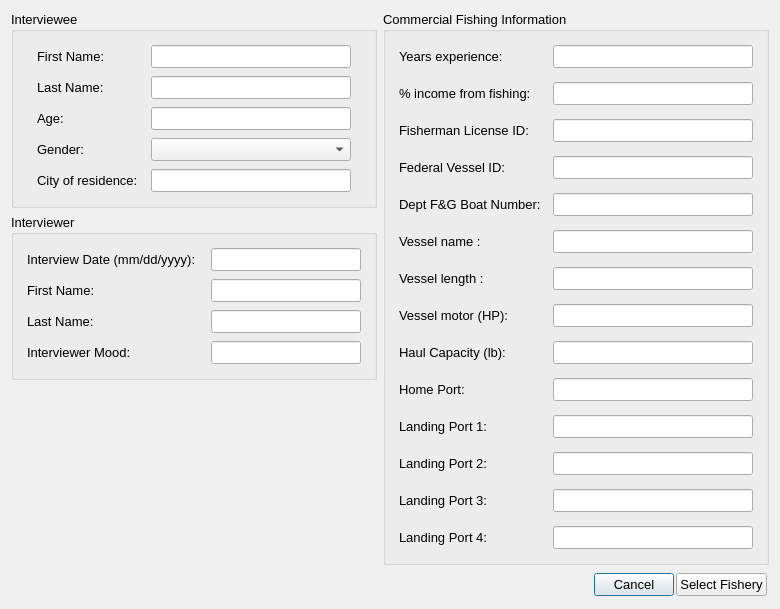
<ui version="4.0" >
 <author>Aaron Racicot</author>
 <class>InterviewStart</class>
 <widget class="QDialog" name="InterviewStart" >
  <property name="geometry" >
   <rect>
    <x>0</x>
    <y>0</y>
    <width>774</width>
    <height>606</height>
   </rect>
  </property>
  <property name="windowTitle" >
   <string>OpenOceanMap - Interview</string>
  </property>
  <layout class="QVBoxLayout" name="verticalLayout_3" >
   <item>
    <layout class="QHBoxLayout" name="horizontalLayout" >
     <item>
      <layout class="QVBoxLayout" name="verticalLayout_6" >
       <item>
        <layout class="QVBoxLayout" name="verticalLayout_4" >
         <item>
          <widget class="QGroupBox" name="interviewee" >
           <property name="font" >
            <font>
             <pointsize>10</pointsize>
            </font>
           </property>
           <property name="title" >
            <string>Interviewee</string>
           </property>
           <layout class="QVBoxLayout" name="verticalLayout_2" >
            <property name="spacing" >
             <number>0</number>
            </property>
            <item>
             <widget class="QWidget" native="1" name="interviewee_first_name" >
              <layout class="QHBoxLayout" >
               <property name="spacing" >
                <number>4</number>
               </property>
               <property name="margin" >
                <number>4</number>
               </property>
               <item>
                <widget class="QLabel" name="interviewee_first_name_text" >
                 <property name="minimumSize" >
                  <size>
                   <width>100</width>
                   <height>0</height>
                  </size>
                 </property>
                 <property name="maximumSize" >
                  <size>
                   <width>100</width>
                   <height>16777215</height>
                  </size>
                 </property>
                 <property name="text" >
                  <string>First Name:</string>
                 </property>
                </widget>
               </item>
               <item>
                <widget class="QLineEdit" name="interviewee_first_name_line" >
                 <property name="enabled" >
                  <bool>true</bool>
                 </property>
                 <property name="minimumSize" >
                  <size>
                   <width>200</width>
                   <height>0</height>
                  </size>
                 </property>
                 <property name="maximumSize" >
                  <size>
                   <width>200</width>
                   <height>16777215</height>
                  </size>
                 </property>
                 <property name="text" >
                  <string/>
                 </property>
                </widget>
               </item>
              </layout>
             </widget>
            </item>
            <item>
             <widget class="QWidget" native="1" name="interviewee_last_name" >
              <layout class="QHBoxLayout" >
               <property name="spacing" >
                <number>4</number>
               </property>
               <property name="margin" >
                <number>4</number>
               </property>
               <item>
                <widget class="QLabel" name="interviewee_last_name_text" >
                 <property name="minimumSize" >
                  <size>
                   <width>100</width>
                   <height>0</height>
                  </size>
                 </property>
                 <property name="maximumSize" >
                  <size>
                   <width>100</width>
                   <height>16777215</height>
                  </size>
                 </property>
                 <property name="text" >
                  <string>Last Name:</string>
                 </property>
                </widget>
               </item>
               <item>
                <widget class="QLineEdit" name="interviewee_last_name_line" >
                 <property name="enabled" >
                  <bool>true</bool>
                 </property>
                 <property name="minimumSize" >
                  <size>
                   <width>200</width>
                   <height>0</height>
                  </size>
                 </property>
                 <property name="maximumSize" >
                  <size>
                   <width>200</width>
                   <height>16777215</height>
                  </size>
                 </property>
                 <property name="text" >
                  <string/>
                 </property>
                </widget>
               </item>
              </layout>
             </widget>
            </item>
            <item>
             <widget class="QWidget" native="1" name="age" >
              <layout class="QHBoxLayout" >
               <property name="spacing" >
                <number>4</number>
               </property>
               <property name="margin" >
                <number>4</number>
               </property>
               <item>
                <widget class="QLabel" name="age_text" >
                 <property name="minimumSize" >
                  <size>
                   <width>100</width>
                   <height>0</height>
                  </size>
                 </property>
                 <property name="maximumSize" >
                  <size>
                   <width>100</width>
                   <height>16777215</height>
                  </size>
                 </property>
                 <property name="text" >
                  <string>Age:</string>
                 </property>
                </widget>
               </item>
               <item>
                <widget class="QLineEdit" name="age_line" >
                 <property name="enabled" >
                  <bool>true</bool>
                 </property>
                 <property name="minimumSize" >
                  <size>
                   <width>200</width>
                   <height>0</height>
                  </size>
                 </property>
                 <property name="maximumSize" >
                  <size>
                   <width>200</width>
                   <height>16777215</height>
                  </size>
                 </property>
                 <property name="text" >
                  <string/>
                 </property>
                </widget>
               </item>
              </layout>
             </widget>
            </item>
            <item>
             <widget class="QWidget" native="1" name="gender" >
              <layout class="QHBoxLayout" >
               <property name="spacing" >
                <number>4</number>
               </property>
               <property name="margin" >
                <number>4</number>
               </property>
               <item>
                <widget class="QLabel" name="gender_text" >
                 <property name="minimumSize" >
                  <size>
                   <width>100</width>
                   <height>0</height>
                  </size>
                 </property>
                 <property name="maximumSize" >
                  <size>
                   <width>100</width>
                   <height>16777215</height>
                  </size>
                 </property>
                 <property name="text" >
                  <string>Gender:</string>
                 </property>
                </widget>
               </item>
               <item>
                <widget class="QComboBox" name="gender_comboBox" >
                 <property name="maximumSize" >
                  <size>
                   <width>200</width>
                   <height>16777215</height>
                  </size>
                 </property>
                 <item>
                  <property name="text" >
                   <string/>
                  </property>
                 </item>
                 <item>
                  <property name="text" >
                   <string>Male</string>
                  </property>
                 </item>
                 <item>
                  <property name="text" >
                   <string>Female</string>
                  </property>
                 </item>
                </widget>
               </item>
              </layout>
             </widget>
            </item>
            <item>
             <widget class="QWidget" native="1" name="age_2" >
              <layout class="QHBoxLayout" name="_2" >
               <property name="spacing" >
                <number>4</number>
               </property>
               <property name="margin" >
                <number>4</number>
               </property>
               <item>
                <widget class="QLabel" name="city_text" >
                 <property name="minimumSize" >
                  <size>
                   <width>100</width>
                   <height>0</height>
                  </size>
                 </property>
                 <property name="maximumSize" >
                  <size>
                   <width>100</width>
                   <height>16777215</height>
                  </size>
                 </property>
                 <property name="text" >
                  <string>City of residence:</string>
                 </property>
                </widget>
               </item>
               <item>
                <widget class="QLineEdit" name="city_line" >
                 <property name="enabled" >
                  <bool>true</bool>
                 </property>
                 <property name="minimumSize" >
                  <size>
                   <width>200</width>
                   <height>0</height>
                  </size>
                 </property>
                 <property name="maximumSize" >
                  <size>
                   <width>200</width>
                   <height>16777215</height>
                  </size>
                 </property>
                 <property name="text" >
                  <string/>
                 </property>
                </widget>
               </item>
              </layout>
             </widget>
            </item>
           </layout>
          </widget>
         </item>
         <item>
          <widget class="QGroupBox" name="interviewee_2" >
           <property name="font" >
            <font>
             <pointsize>10</pointsize>
            </font>
           </property>
           <property name="title" >
            <string>Interviewer</string>
           </property>
           <layout class="QVBoxLayout" name="verticalLayout_5" >
            <property name="spacing" >
             <number>0</number>
            </property>
            <item>
             <widget class="QWidget" native="1" name="interviewee_first_name_2" >
              <layout class="QHBoxLayout" name="_3" >
               <property name="spacing" >
                <number>4</number>
               </property>
               <property name="margin" >
                <number>4</number>
               </property>
               <item>
                <widget class="QLabel" name="date_text" >
                 <property name="minimumSize" >
                  <size>
                   <width>180</width>
                   <height>0</height>
                  </size>
                 </property>
                 <property name="maximumSize" >
                  <size>
                   <width>180</width>
                   <height>16777215</height>
                  </size>
                 </property>
                 <property name="text" >
                  <string>Interview Date (mm/dd/yyyy):</string>
                 </property>
                </widget>
               </item>
               <item>
                <widget class="QLineEdit" name="date_line" >
                 <property name="enabled" >
                  <bool>true</bool>
                 </property>
                 <property name="minimumSize" >
                  <size>
                   <width>150</width>
                   <height>0</height>
                  </size>
                 </property>
                 <property name="maximumSize" >
                  <size>
                   <width>150</width>
                   <height>16777215</height>
                  </size>
                 </property>
                 <property name="text" >
                  <string/>
                 </property>
                </widget>
               </item>
              </layout>
              <zorder>date_text</zorder>
              <zorder>date_line</zorder>
              <zorder>vessel_info</zorder>
             </widget>
            </item>
            <item>
             <widget class="QWidget" native="1" name="interviewee_first_name_3" >
              <layout class="QHBoxLayout" name="_8" >
               <property name="spacing" >
                <number>4</number>
               </property>
               <property name="margin" >
                <number>4</number>
               </property>
               <item>
                <widget class="QLabel" name="interviewer1_first_name_text" >
                 <property name="minimumSize" >
                  <size>
                   <width>180</width>
                   <height>0</height>
                  </size>
                 </property>
                 <property name="maximumSize" >
                  <size>
                   <width>180</width>
                   <height>16777215</height>
                  </size>
                 </property>
                 <property name="text" >
                  <string>First Name:</string>
                 </property>
                </widget>
               </item>
               <item>
                <widget class="QLineEdit" name="interviewer1_first_name_line" >
                 <property name="enabled" >
                  <bool>true</bool>
                 </property>
                 <property name="minimumSize" >
                  <size>
                   <width>150</width>
                   <height>0</height>
                  </size>
                 </property>
                 <property name="maximumSize" >
                  <size>
                   <width>150</width>
                   <height>16777215</height>
                  </size>
                 </property>
                 <property name="text" >
                  <string/>
                 </property>
                </widget>
               </item>
              </layout>
             </widget>
            </item>
            <item>
             <widget class="QWidget" native="1" name="interviewee_first_name_4" >
              <layout class="QHBoxLayout" name="_9" >
               <property name="spacing" >
                <number>4</number>
               </property>
               <property name="margin" >
                <number>4</number>
               </property>
               <item>
                <widget class="QLabel" name="interviewer1_last_name_text" >
                 <property name="minimumSize" >
                  <size>
                   <width>180</width>
                   <height>0</height>
                  </size>
                 </property>
                 <property name="maximumSize" >
                  <size>
                   <width>180</width>
                   <height>16777215</height>
                  </size>
                 </property>
                 <property name="text" >
                  <string>Last Name:</string>
                 </property>
                </widget>
               </item>
               <item>
                <widget class="QLineEdit" name="interviewer1_last_name_line" >
                 <property name="enabled" >
                  <bool>true</bool>
                 </property>
                 <property name="minimumSize" >
                  <size>
                   <width>150</width>
                   <height>0</height>
                  </size>
                 </property>
                 <property name="maximumSize" >
                  <size>
                   <width>150</width>
                   <height>16777215</height>
                  </size>
                 </property>
                 <property name="text" >
                  <string/>
                 </property>
                </widget>
               </item>
              </layout>
             </widget>
            </item>
            <item>
             <widget class="QWidget" native="1" name="interviewee_first_name_5" >
              <layout class="QHBoxLayout" name="_10" >
               <property name="spacing" >
                <number>4</number>
               </property>
               <property name="margin" >
                <number>4</number>
               </property>
               <item>
                <widget class="QLabel" name="mood_text" >
                 <property name="minimumSize" >
                  <size>
                   <width>180</width>
                   <height>0</height>
                  </size>
                 </property>
                 <property name="maximumSize" >
                  <size>
                   <width>180</width>
                   <height>16777215</height>
                  </size>
                 </property>
                 <property name="text" >
                  <string>Interviewer Mood:</string>
                 </property>
                </widget>
               </item>
               <item>
                <widget class="QLineEdit" name="mood_line" >
                 <property name="enabled" >
                  <bool>true</bool>
                 </property>
                 <property name="minimumSize" >
                  <size>
                   <width>150</width>
                   <height>0</height>
                  </size>
                 </property>
                 <property name="maximumSize" >
                  <size>
                   <width>150</width>
                   <height>16777215</height>
                  </size>
                 </property>
                 <property name="text" >
                  <string/>
                 </property>
                </widget>
               </item>
              </layout>
             </widget>
            </item>
           </layout>
          </widget>
         </item>
        </layout>
       </item>
       <item>
        <spacer name="verticalSpacer" >
         <property name="orientation" >
          <enum>Qt::Vertical</enum>
         </property>
         <property name="sizeHint" stdset="0" >
          <size>
           <width>20</width>
           <height>40</height>
          </size>
         </property>
        </spacer>
       </item>
      </layout>
     </item>
     <item>
      <widget class="QGroupBox" name="vessel_info" >
       <property name="font" >
        <font>
         <pointsize>10</pointsize>
        </font>
       </property>
       <property name="title" >
        <string>Commercial Fishing Information</string>
       </property>
       <layout class="QVBoxLayout" name="verticalLayout" >
        <item>
         <widget class="QWidget" native="1" name="home_port_5" >
          <property name="font" >
           <font>
            <pointsize>10</pointsize>
           </font>
          </property>
          <layout class="QHBoxLayout" name="_11" >
           <property name="spacing" >
            <number>4</number>
           </property>
           <property name="margin" >
            <number>4</number>
           </property>
           <item>
            <widget class="QLabel" name="years_text" >
             <property name="minimumSize" >
              <size>
               <width>150</width>
               <height>0</height>
              </size>
             </property>
             <property name="maximumSize" >
              <size>
               <width>150</width>
               <height>16777215</height>
              </size>
             </property>
             <property name="font" >
              <font>
               <pointsize>10</pointsize>
              </font>
             </property>
             <property name="text" >
              <string>Years experience:</string>
             </property>
            </widget>
           </item>
           <item>
            <widget class="QLineEdit" name="years_line" >
             <property name="enabled" >
              <bool>true</bool>
             </property>
             <property name="minimumSize" >
              <size>
               <width>100</width>
               <height>0</height>
              </size>
             </property>
             <property name="maximumSize" >
              <size>
               <width>200</width>
               <height>16777215</height>
              </size>
             </property>
             <property name="font" >
              <font>
               <pointsize>10</pointsize>
              </font>
             </property>
             <property name="text" >
              <string/>
             </property>
            </widget>
           </item>
          </layout>
         </widget>
        </item>
        <item>
         <widget class="QWidget" native="1" name="home_port_2" >
          <property name="font" >
           <font>
            <pointsize>10</pointsize>
           </font>
          </property>
          <layout class="QHBoxLayout" name="_4" >
           <property name="spacing" >
            <number>4</number>
           </property>
           <property name="margin" >
            <number>4</number>
           </property>
           <item>
            <widget class="QLabel" name="perc_income_text" >
             <property name="minimumSize" >
              <size>
               <width>150</width>
               <height>0</height>
              </size>
             </property>
             <property name="maximumSize" >
              <size>
               <width>150</width>
               <height>16777215</height>
              </size>
             </property>
             <property name="font" >
              <font>
               <pointsize>10</pointsize>
              </font>
             </property>
             <property name="text" >
              <string>% income from fishing:</string>
             </property>
            </widget>
           </item>
           <item>
            <widget class="QLineEdit" name="perc_income_line" >
             <property name="enabled" >
              <bool>true</bool>
             </property>
             <property name="minimumSize" >
              <size>
               <width>100</width>
               <height>0</height>
              </size>
             </property>
             <property name="maximumSize" >
              <size>
               <width>200</width>
               <height>16777215</height>
              </size>
             </property>
             <property name="font" >
              <font>
               <pointsize>10</pointsize>
              </font>
             </property>
             <property name="text" >
              <string/>
             </property>
            </widget>
           </item>
          </layout>
         </widget>
        </item>
        <item>
         <widget class="QWidget" native="1" name="home_port_3" >
          <property name="font" >
           <font>
            <pointsize>10</pointsize>
           </font>
          </property>
          <layout class="QHBoxLayout" name="_5" >
           <property name="spacing" >
            <number>4</number>
           </property>
           <property name="margin" >
            <number>4</number>
           </property>
           <item>
            <widget class="QLabel" name="fisherman_license_id_text" >
             <property name="minimumSize" >
              <size>
               <width>150</width>
               <height>0</height>
              </size>
             </property>
             <property name="maximumSize" >
              <size>
               <width>150</width>
               <height>16777215</height>
              </size>
             </property>
             <property name="font" >
              <font>
               <pointsize>10</pointsize>
              </font>
             </property>
             <property name="text" >
              <string>Fisherman License ID:</string>
             </property>
            </widget>
           </item>
           <item>
            <widget class="QLineEdit" name="fisherman_license_id_line" >
             <property name="enabled" >
              <bool>true</bool>
             </property>
             <property name="minimumSize" >
              <size>
               <width>200</width>
               <height>0</height>
              </size>
             </property>
             <property name="maximumSize" >
              <size>
               <width>200</width>
               <height>16777215</height>
              </size>
             </property>
             <property name="font" >
              <font>
               <pointsize>10</pointsize>
              </font>
             </property>
             <property name="text" >
              <string/>
             </property>
            </widget>
           </item>
          </layout>
         </widget>
        </item>
        <item>
         <widget class="QWidget" native="1" name="ves_license" >
          <property name="font" >
           <font>
            <pointsize>10</pointsize>
           </font>
          </property>
          <layout class="QHBoxLayout" >
           <property name="spacing" >
            <number>4</number>
           </property>
           <property name="margin" >
            <number>4</number>
           </property>
           <item>
            <widget class="QLabel" name="federal_vessel_id_text" >
             <property name="minimumSize" >
              <size>
               <width>150</width>
               <height>0</height>
              </size>
             </property>
             <property name="maximumSize" >
              <size>
               <width>150</width>
               <height>16777215</height>
              </size>
             </property>
             <property name="font" >
              <font>
               <pointsize>10</pointsize>
              </font>
             </property>
             <property name="text" >
              <string>Federal Vessel ID:</string>
             </property>
            </widget>
           </item>
           <item>
            <widget class="QLineEdit" name="federal_vessel_id_line" >
             <property name="enabled" >
              <bool>true</bool>
             </property>
             <property name="minimumSize" >
              <size>
               <width>200</width>
               <height>0</height>
              </size>
             </property>
             <property name="maximumSize" >
              <size>
               <width>200</width>
               <height>16777215</height>
              </size>
             </property>
             <property name="font" >
              <font>
               <pointsize>10</pointsize>
              </font>
             </property>
             <property name="text" >
              <string/>
             </property>
            </widget>
           </item>
          </layout>
         </widget>
        </item>
        <item>
         <widget class="QWidget" native="1" name="ves_license_2" >
          <property name="font" >
           <font>
            <pointsize>10</pointsize>
           </font>
          </property>
          <layout class="QHBoxLayout" name="_13" >
           <property name="spacing" >
            <number>4</number>
           </property>
           <property name="margin" >
            <number>4</number>
           </property>
           <item>
            <widget class="QLabel" name="state_vessel_id_text" >
             <property name="minimumSize" >
              <size>
               <width>150</width>
               <height>0</height>
              </size>
             </property>
             <property name="maximumSize" >
              <size>
               <width>150</width>
               <height>16777215</height>
              </size>
             </property>
             <property name="font" >
              <font>
               <pointsize>10</pointsize>
              </font>
             </property>
             <property name="text" >
              <string>Dept F&amp;G Boat Number:</string>
             </property>
            </widget>
           </item>
           <item>
            <widget class="QLineEdit" name="state_vessel_id_line" >
             <property name="enabled" >
              <bool>true</bool>
             </property>
             <property name="minimumSize" >
              <size>
               <width>200</width>
               <height>0</height>
              </size>
             </property>
             <property name="maximumSize" >
              <size>
               <width>200</width>
               <height>16777215</height>
              </size>
             </property>
             <property name="font" >
              <font>
               <pointsize>10</pointsize>
              </font>
             </property>
             <property name="text" >
              <string/>
             </property>
            </widget>
           </item>
          </layout>
         </widget>
        </item>
        <item>
         <widget class="QWidget" native="1" name="vessel_length_4" >
          <property name="font" >
           <font>
            <pointsize>10</pointsize>
           </font>
          </property>
          <layout class="QHBoxLayout" name="_6" >
           <property name="spacing" >
            <number>4</number>
           </property>
           <property name="margin" >
            <number>4</number>
           </property>
           <item>
            <widget class="QLabel" name="vessel_length_text_2" >
             <property name="minimumSize" >
              <size>
               <width>150</width>
               <height>0</height>
              </size>
             </property>
             <property name="maximumSize" >
              <size>
               <width>150</width>
               <height>16777215</height>
              </size>
             </property>
             <property name="font" >
              <font>
               <pointsize>10</pointsize>
              </font>
             </property>
             <property name="text" >
              <string>Vessel name :</string>
             </property>
            </widget>
           </item>
           <item>
            <widget class="QLineEdit" name="vessel_name_line" >
             <property name="enabled" >
              <bool>true</bool>
             </property>
             <property name="minimumSize" >
              <size>
               <width>200</width>
               <height>0</height>
              </size>
             </property>
             <property name="maximumSize" >
              <size>
               <width>200</width>
               <height>16777215</height>
              </size>
             </property>
             <property name="font" >
              <font>
               <pointsize>10</pointsize>
              </font>
             </property>
             <property name="text" >
              <string/>
             </property>
            </widget>
           </item>
          </layout>
         </widget>
        </item>
        <item>
         <widget class="QWidget" native="1" name="vessel_length" >
          <property name="font" >
           <font>
            <pointsize>10</pointsize>
           </font>
          </property>
          <layout class="QHBoxLayout" >
           <property name="spacing" >
            <number>4</number>
           </property>
           <property name="margin" >
            <number>4</number>
           </property>
           <item>
            <widget class="QLabel" name="vessel_length_text" >
             <property name="minimumSize" >
              <size>
               <width>150</width>
               <height>0</height>
              </size>
             </property>
             <property name="maximumSize" >
              <size>
               <width>150</width>
               <height>16777215</height>
              </size>
             </property>
             <property name="font" >
              <font>
               <pointsize>10</pointsize>
              </font>
             </property>
             <property name="text" >
              <string>Vessel length :</string>
             </property>
            </widget>
           </item>
           <item>
            <widget class="QLineEdit" name="vessel_length_line" >
             <property name="enabled" >
              <bool>true</bool>
             </property>
             <property name="minimumSize" >
              <size>
               <width>200</width>
               <height>0</height>
              </size>
             </property>
             <property name="maximumSize" >
              <size>
               <width>200</width>
               <height>16777215</height>
              </size>
             </property>
             <property name="font" >
              <font>
               <pointsize>10</pointsize>
              </font>
             </property>
             <property name="text" >
              <string/>
             </property>
            </widget>
           </item>
          </layout>
         </widget>
        </item>
        <item>
         <widget class="QWidget" native="1" name="vessel_length_2" >
          <property name="font" >
           <font>
            <pointsize>10</pointsize>
           </font>
          </property>
          <layout class="QHBoxLayout" name="_14" >
           <property name="spacing" >
            <number>4</number>
           </property>
           <property name="margin" >
            <number>4</number>
           </property>
           <item>
            <widget class="QLabel" name="vessel_motor_text" >
             <property name="minimumSize" >
              <size>
               <width>150</width>
               <height>0</height>
              </size>
             </property>
             <property name="maximumSize" >
              <size>
               <width>150</width>
               <height>16777215</height>
              </size>
             </property>
             <property name="font" >
              <font>
               <pointsize>10</pointsize>
              </font>
             </property>
             <property name="text" >
              <string>Vessel motor (HP):</string>
             </property>
            </widget>
           </item>
           <item>
            <widget class="QLineEdit" name="vessel_motor_line" >
             <property name="enabled" >
              <bool>true</bool>
             </property>
             <property name="minimumSize" >
              <size>
               <width>200</width>
               <height>0</height>
              </size>
             </property>
             <property name="maximumSize" >
              <size>
               <width>200</width>
               <height>16777215</height>
              </size>
             </property>
             <property name="font" >
              <font>
               <pointsize>10</pointsize>
              </font>
             </property>
             <property name="text" >
              <string/>
             </property>
            </widget>
           </item>
          </layout>
         </widget>
        </item>
        <item>
         <widget class="QWidget" native="1" name="vessel_length_3" >
          <property name="font" >
           <font>
            <pointsize>10</pointsize>
           </font>
          </property>
          <layout class="QHBoxLayout" name="_15" >
           <property name="spacing" >
            <number>4</number>
           </property>
           <property name="margin" >
            <number>4</number>
           </property>
           <item>
            <widget class="QLabel" name="haul_capacity_text" >
             <property name="minimumSize" >
              <size>
               <width>150</width>
               <height>0</height>
              </size>
             </property>
             <property name="maximumSize" >
              <size>
               <width>150</width>
               <height>16777215</height>
              </size>
             </property>
             <property name="font" >
              <font>
               <pointsize>10</pointsize>
              </font>
             </property>
             <property name="text" >
              <string>Haul Capacity (lb):</string>
             </property>
            </widget>
           </item>
           <item>
            <widget class="QLineEdit" name="haul_capacity_line" >
             <property name="enabled" >
              <bool>true</bool>
             </property>
             <property name="minimumSize" >
              <size>
               <width>200</width>
               <height>0</height>
              </size>
             </property>
             <property name="maximumSize" >
              <size>
               <width>200</width>
               <height>16777215</height>
              </size>
             </property>
             <property name="font" >
              <font>
               <pointsize>10</pointsize>
              </font>
             </property>
             <property name="text" >
              <string/>
             </property>
            </widget>
           </item>
          </layout>
         </widget>
        </item>
        <item>
         <widget class="QWidget" native="1" name="home_port" >
          <property name="font" >
           <font>
            <pointsize>10</pointsize>
           </font>
          </property>
          <layout class="QHBoxLayout" >
           <property name="spacing" >
            <number>4</number>
           </property>
           <property name="margin" >
            <number>4</number>
           </property>
           <item>
            <widget class="QLabel" name="home_port_text" >
             <property name="minimumSize" >
              <size>
               <width>150</width>
               <height>0</height>
              </size>
             </property>
             <property name="maximumSize" >
              <size>
               <width>150</width>
               <height>16777215</height>
              </size>
             </property>
             <property name="font" >
              <font>
               <pointsize>10</pointsize>
              </font>
             </property>
             <property name="text" >
              <string>Home Port:</string>
             </property>
            </widget>
           </item>
           <item>
            <widget class="QLineEdit" name="home_port_line" >
             <property name="enabled" >
              <bool>true</bool>
             </property>
             <property name="minimumSize" >
              <size>
               <width>200</width>
               <height>0</height>
              </size>
             </property>
             <property name="maximumSize" >
              <size>
               <width>200</width>
               <height>16777215</height>
              </size>
             </property>
             <property name="font" >
              <font>
               <pointsize>10</pointsize>
              </font>
             </property>
             <property name="text" >
              <string/>
             </property>
            </widget>
           </item>
          </layout>
         </widget>
        </item>
        <item>
         <widget class="QWidget" native="1" name="home_port_4" >
          <property name="font" >
           <font>
            <pointsize>10</pointsize>
           </font>
          </property>
          <layout class="QHBoxLayout" name="_7" >
           <property name="spacing" >
            <number>4</number>
           </property>
           <property name="margin" >
            <number>4</number>
           </property>
           <item>
            <widget class="QLabel" name="landing_port_text" >
             <property name="minimumSize" >
              <size>
               <width>150</width>
               <height>0</height>
              </size>
             </property>
             <property name="maximumSize" >
              <size>
               <width>150</width>
               <height>16777215</height>
              </size>
             </property>
             <property name="font" >
              <font>
               <pointsize>10</pointsize>
              </font>
             </property>
             <property name="text" >
              <string>Landing Port 1:</string>
             </property>
            </widget>
           </item>
           <item>
            <widget class="QLineEdit" name="landing_port_line" >
             <property name="enabled" >
              <bool>true</bool>
             </property>
             <property name="minimumSize" >
              <size>
               <width>200</width>
               <height>0</height>
              </size>
             </property>
             <property name="maximumSize" >
              <size>
               <width>200</width>
               <height>16777215</height>
              </size>
             </property>
             <property name="font" >
              <font>
               <pointsize>10</pointsize>
              </font>
             </property>
             <property name="text" >
              <string/>
             </property>
            </widget>
           </item>
          </layout>
         </widget>
        </item>
        <item>
         <widget class="QWidget" native="1" name="home_port_7" >
          <property name="font" >
           <font>
            <pointsize>10</pointsize>
           </font>
          </property>
          <layout class="QHBoxLayout" name="_16" >
           <property name="spacing" >
            <number>4</number>
           </property>
           <property name="margin" >
            <number>4</number>
           </property>
           <item>
            <widget class="QLabel" name="landing_port_text_2" >
             <property name="minimumSize" >
              <size>
               <width>150</width>
               <height>0</height>
              </size>
             </property>
             <property name="maximumSize" >
              <size>
               <width>150</width>
               <height>16777215</height>
              </size>
             </property>
             <property name="font" >
              <font>
               <pointsize>10</pointsize>
              </font>
             </property>
             <property name="text" >
              <string>Landing Port 2:</string>
             </property>
            </widget>
           </item>
           <item>
            <widget class="QLineEdit" name="landing_port_line_2" >
             <property name="enabled" >
              <bool>true</bool>
             </property>
             <property name="minimumSize" >
              <size>
               <width>200</width>
               <height>0</height>
              </size>
             </property>
             <property name="maximumSize" >
              <size>
               <width>200</width>
               <height>16777215</height>
              </size>
             </property>
             <property name="font" >
              <font>
               <pointsize>10</pointsize>
              </font>
             </property>
             <property name="text" >
              <string/>
             </property>
            </widget>
           </item>
          </layout>
          <zorder>landing_port_line_2</zorder>
          <zorder>landing_port_text_2</zorder>
         </widget>
        </item>
        <item>
         <widget class="QWidget" native="1" name="home_port_8" >
          <property name="font" >
           <font>
            <pointsize>10</pointsize>
           </font>
          </property>
          <layout class="QHBoxLayout" name="_17" >
           <property name="spacing" >
            <number>4</number>
           </property>
           <property name="margin" >
            <number>4</number>
           </property>
           <item>
            <widget class="QLabel" name="landing_port_text_3" >
             <property name="minimumSize" >
              <size>
               <width>150</width>
               <height>0</height>
              </size>
             </property>
             <property name="maximumSize" >
              <size>
               <width>150</width>
               <height>16777215</height>
              </size>
             </property>
             <property name="font" >
              <font>
               <pointsize>10</pointsize>
              </font>
             </property>
             <property name="text" >
              <string>Landing Port 3:</string>
             </property>
            </widget>
           </item>
           <item>
            <widget class="QLineEdit" name="landing_port_line_3" >
             <property name="enabled" >
              <bool>true</bool>
             </property>
             <property name="minimumSize" >
              <size>
               <width>200</width>
               <height>0</height>
              </size>
             </property>
             <property name="maximumSize" >
              <size>
               <width>200</width>
               <height>16777215</height>
              </size>
             </property>
             <property name="font" >
              <font>
               <pointsize>10</pointsize>
              </font>
             </property>
             <property name="text" >
              <string/>
             </property>
            </widget>
           </item>
          </layout>
         </widget>
        </item>
        <item>
         <widget class="QWidget" native="1" name="home_port_9" >
          <property name="font" >
           <font>
            <pointsize>10</pointsize>
           </font>
          </property>
          <layout class="QHBoxLayout" name="_18" >
           <property name="spacing" >
            <number>4</number>
           </property>
           <property name="margin" >
            <number>4</number>
           </property>
           <item>
            <widget class="QLabel" name="landing_port_text_4" >
             <property name="minimumSize" >
              <size>
               <width>150</width>
               <height>0</height>
              </size>
             </property>
             <property name="maximumSize" >
              <size>
               <width>150</width>
               <height>16777215</height>
              </size>
             </property>
             <property name="font" >
              <font>
               <pointsize>10</pointsize>
              </font>
             </property>
             <property name="text" >
              <string>Landing Port 4:</string>
             </property>
            </widget>
           </item>
           <item>
            <widget class="QLineEdit" name="landing_port_line_4" >
             <property name="enabled" >
              <bool>true</bool>
             </property>
             <property name="minimumSize" >
              <size>
               <width>200</width>
               <height>0</height>
              </size>
             </property>
             <property name="maximumSize" >
              <size>
               <width>200</width>
               <height>16777215</height>
              </size>
             </property>
             <property name="font" >
              <font>
               <pointsize>10</pointsize>
              </font>
             </property>
             <property name="text" >
              <string/>
             </property>
            </widget>
           </item>
          </layout>
         </widget>
        </item>
       </layout>
      </widget>
     </item>
    </layout>
   </item>
   <item>
    <widget class="QWidget" native="1" name="button_box" >
     <layout class="QHBoxLayout" name="_19" >
      <property name="spacing" >
       <number>2</number>
      </property>
      <property name="margin" >
       <number>2</number>
      </property>
      <item>
       <spacer>
        <property name="orientation" >
         <enum>Qt::Horizontal</enum>
        </property>
        <property name="sizeHint" stdset="0" >
         <size>
          <width>40</width>
          <height>20</height>
         </size>
        </property>
       </spacer>
      </item>
      <item>
       <widget class="QPushButton" name="pbnCancel" >
        <property name="font" >
         <font>
          <pointsize>10</pointsize>
         </font>
        </property>
        <property name="text" >
         <string>Cancel</string>
        </property>
       </widget>
      </item>
      <item>
       <widget class="QPushButton" name="pbnSelectFishery" >
        <property name="font" >
         <font>
          <pointsize>10</pointsize>
         </font>
        </property>
        <property name="text" >
         <string>Select Fishery</string>
        </property>
       </widget>
      </item>
     </layout>
    </widget>
   </item>
  </layout>
 </widget>
 <resources/>
 <connections/>
</ui>
